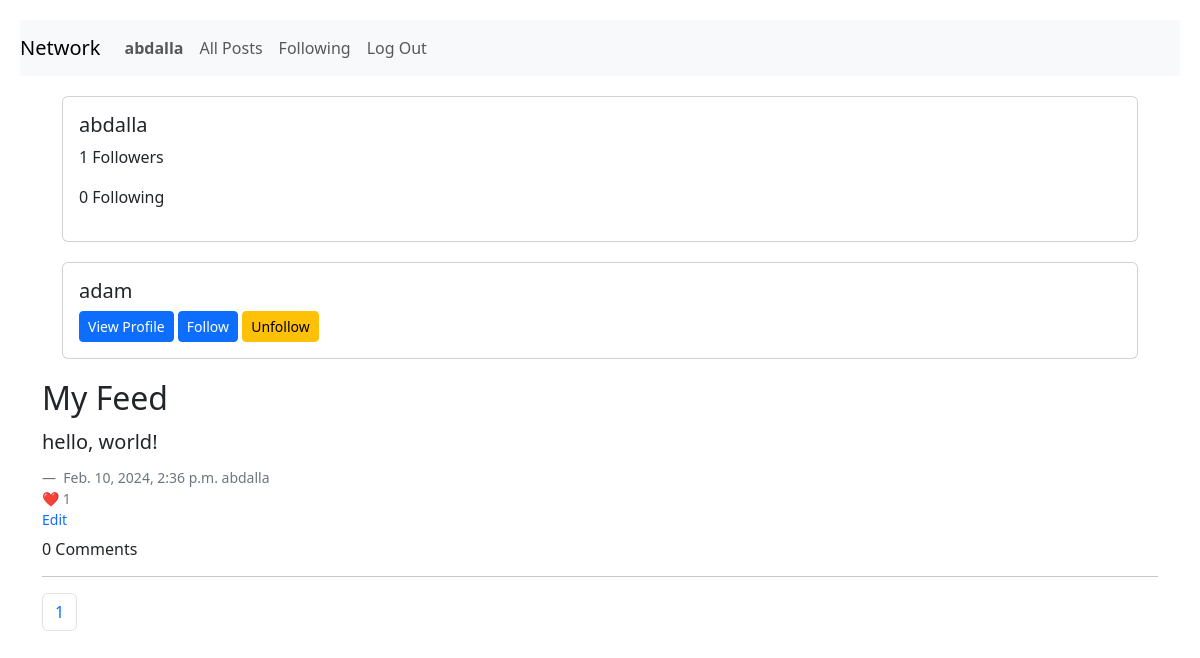
The page /profile (signed in) on the database as committed earlier.
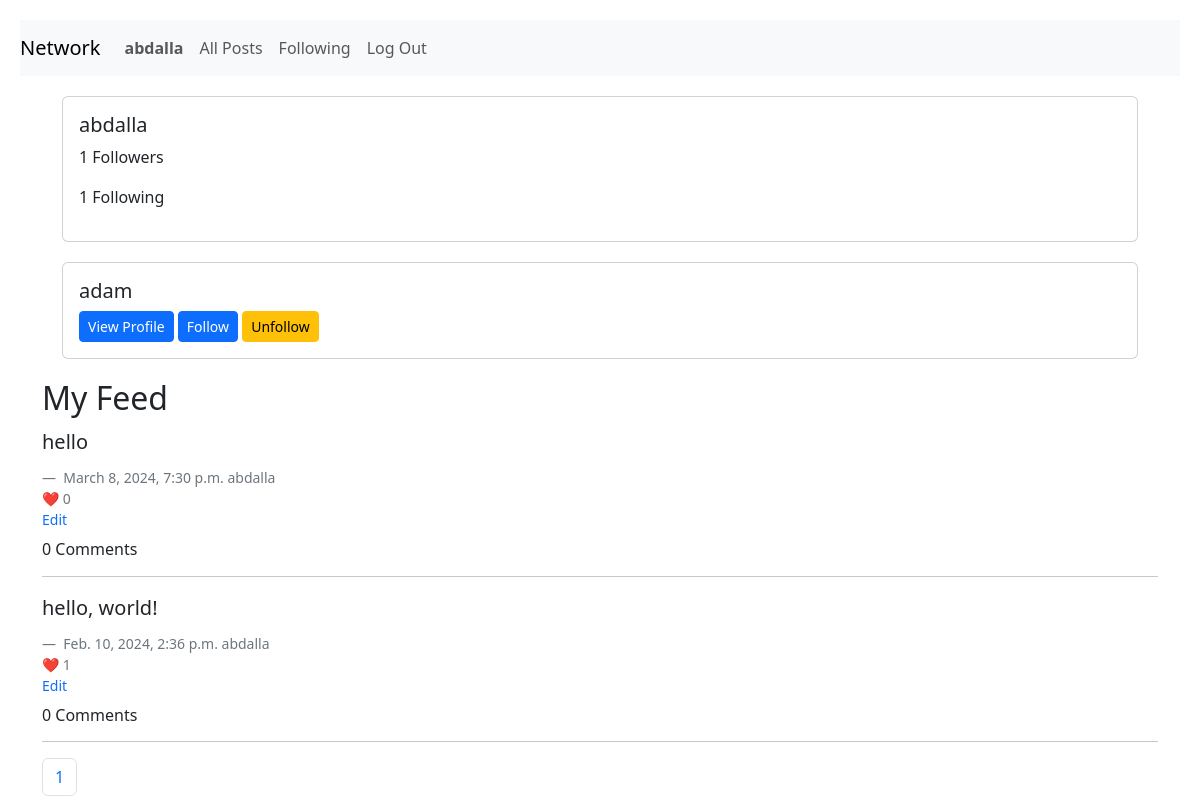
The same page on the database as committed later.
### network/models.py (models this page shows, shortened)
class Follow(models.Model):
    following = models.ManyToManyField(settings.AUTH_USER_MODEL, related_name="followers", symmetrical=False)

class User(AbstractUser):
    pass

class TimeStampedModel(models.Model):
    created_at = models.DateTimeField(auto_now_add=True)
    updated_at = models.DateTimeField(auto_now=True)
    class Meta:
        abstract = True

class Post(TimeStampedModel):
    created = TimeStampedModel.created_at
    body = models.CharField(max_length=300)
    user = models.ForeignKey(settings.AUTH_USER_MODEL, on_delete=models.CASCADE, null=True)
    likes = models.IntegerField(blank=True)
    reactions = models.ManyToManyField(settings.AUTH_USER_MODEL, related_name="user_reactions", symmetrical=False)

### network/views.py (the view)
# urls.py: path("profile", views.profile, name="profile"),
@login_required
def profile(request):
    posts = Post.objects.all().order_by("-created_at")
    current_users = User.objects.exclude(pk=request.user.id)
    user_following, __ = Follow.objects.get_or_create(pk=request.user.id)
    paginator = Paginator(posts, 10)
    page_number = request.GET.get("page")
    page_obj = paginator.get_page(page_number)
    return render(
        request,
        "network/profile.html",
        {"all_users": current_users,
         "posts": posts,
         "following": user_following,
         "page_obj": page_obj,
         "paginator": paginator
         }
    )

### network/templates/network/profile.html (shortened to what this page needs)
{% extends "network/layout.html" %}
{% load static %}
{% block body %}
{% if user.is_authenticated %}
<div class="card">
    <div class="card-body">
        <h5 h5 class="card-title">{{ request.user.username }}</h5>
        <p>{{ user.followers.count }} Followers</p>
        <p>{{ following.following.count }} Following</p>
    </div>
</div>
{% for user in all_users %}
<div class="card">
    <div class="card-body">
        <h5 h5 class="card-title">{{ user.username }}</h5>
        <a type="button" class="btn btn-primary btn-sm" href="{% url 'view_profile' user.id %}">View Profile</a>
        <a type="button" class="btn btn-primary btn-sm" href="{% url 'follow' user.id %}">Follow</a>
        <a type="button" class="btn btn-warning btn-sm" href="{% url 'unfollow' user.id %}">Unfollow</a>
    </div>
</div>
{% endfor %}
<div class="comments">
    <h2>My Feed</h2>
    {% for post in page_obj %}
    {% if post.user|stringformat:"s" == request.user.username %}
    <blockquote class="blockquote post-view" id="post-view-{{ post.id }}">
        {{ post.body | linebreaks }}
    </blockquote>
    <figcaption class="blockquote-footer">
        {{ post.created }}
        {{ post.user}}
        <div><span>❤️ {{ post.likes }}</span></div>
        <a class="edit-post" data-id={{ post.id }}
            id="edit-button-{{ post.id }}">Edit</a>
    </figcaption>
    <h6>{{ post.comments.count }} Comments</h6>
    <hr>
    {% endif %}
    {% endfor %}
</div>
{% if paginator.count > 0 %}
<nav aria-label="Page navigation example">
    <ul class="pagination">
        {% for page_number in paginator.page_range %}
        {% if page.obj.number == page_number %}
        <li class="page-item active"><a class="page-link" href="">{{ page_number }}</a></li>
        {% else %}
        <li class="page-item"><a class="page-link" href="?page={{ page_number }}">{{ page_number }}</a></li>
        {% endif %}
        {% endfor %}
    </ul>
</nav>
{% endif %}
{% endif %}
{% endblock %}

Rows that differ between the two databases and show on the page:
computed for Follow: following.count "0" → "1"
added Post: body "hello", created "March 8, 2024, 7:30 p.m.", user "abdalla", likes "0", comments.count "0"
